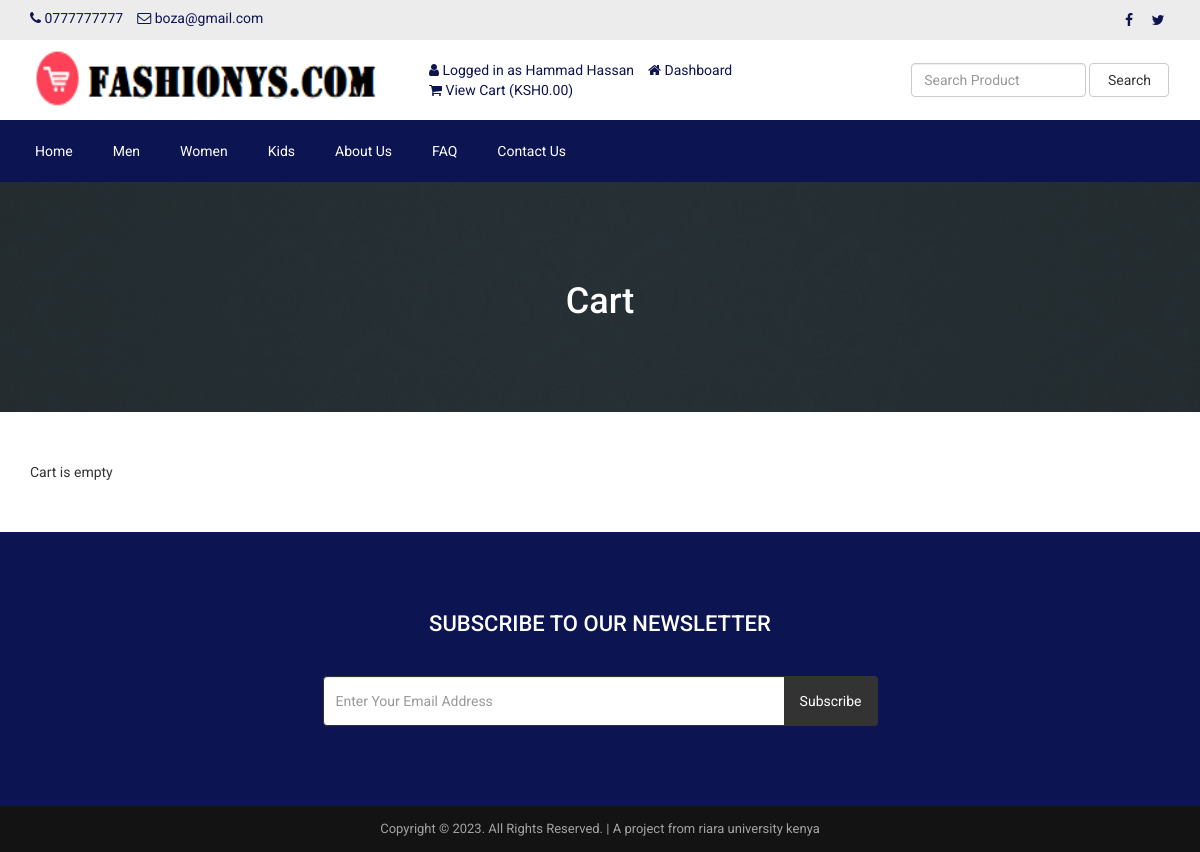
Screenshot of /cart.php (signed in) with the database file from the repository.
### tables this page shows
CREATE TABLE `tbl_settings` (
  `id` int NOT NULL,
  `logo` varchar(255) NOT NULL,
  `favicon` varchar(255) NOT NULL,
  `footer_about` text NOT NULL,
  `footer_copyright` text NOT NULL,
  `contact_address` text NOT NULL,
  `contact_email` varchar(255) NOT NULL,
  `contact_phone` varchar(255) NOT NULL,
  `contact_fax` varchar(255) NOT NULL,
  `contact_map_iframe` text NOT NULL,
  `receive_email` varchar(255) NOT NULL,
  `receive_email_subject` varchar(255) NOT NULL,
  `receive_email_thank_you_message` text NOT NULL,
  `forget_password_message` text NOT NULL,
  `total_recent_post_footer` int NOT NULL,
  `total_popular_post_footer` int NOT NULL,
  `total_recent_post_sidebar` int NOT NULL,
  `total_popular_post_sidebar` int NOT NULL,
  `total_featured_product_home` int NOT NULL,
  `total_latest_product_home` int NOT NULL,
  `total_popular_product_home` int NOT NULL,
  `meta_title_home` text NOT NULL,
  `meta_keyword_home` text NOT NULL,
  `meta_description_home` text NOT NULL,
  `banner_login` varchar(255) NOT NULL,
  `banner_registration` varchar(255) NOT NULL,
  `banner_forget_password` varchar(255) NOT NULL,
  `banner_reset_password` varchar(255) NOT NULL,
  `banner_search` varchar(255) NOT NULL,
  `banner_cart` varchar(255) NOT NULL,
  `banner_checkout` varchar(255) NOT NULL,
  `banner_product_category` varchar(255) NOT NULL,
  `banner_blog` varchar(255) NOT NULL,
  `cta_title` varchar(255) NOT NULL,
  `cta_content` text NOT NULL,
  `cta_read_more_text` varchar(255) NOT NULL,
  `cta_read_more_url` varchar(255) NOT NULL,
  `cta_photo` varchar(255) NOT NULL,
  `featured_product_title` varchar(255) NOT NULL,
  `featured_product_subtitle` varchar(255) NOT NULL,
  `latest_product_title` varchar(255) NOT NULL,
  `latest_product_subtitle` varchar(255) NOT NULL,
  `popular_product_title` varchar(255) NOT NULL,
  `popular_product_subtitle` varchar(255) NOT NULL,
  `testimonial_title` varchar(255) NOT NULL,
  `testimonial_subtitle` varchar(255) NOT NULL,
  `testimonial_photo` varchar(255) NOT NULL,
  `blog_title` varchar(255) NOT NULL,
  `blog_subtitle` varchar(255) NOT NULL,
  `newsletter_text` text NOT NULL,
  `paypal_email` varchar(255) NOT NULL,
  `stripe_public_key` varchar(255) NOT NULL,
  `stripe_secret_key` varchar(255) NOT NULL,
  `bank_detail` text NOT NULL,
  `before_head` text NOT NULL,
  `after_body` text NOT NULL,
  `before_body` text NOT NULL,
  `home_service_on_off` int NOT NULL,
  `home_welcome_on_off` int NOT NULL,
  `home_featured_product_on_off` int NOT NULL,
  `home_latest_product_on_off` int NOT NULL,
  `home_popular_product_on_off` int NOT NULL,
  `home_testimonial_on_off` int NOT NULL,
  `home_blog_on_off` int NOT NULL,
  `newsletter_on_off` int NOT NULL,
  `ads_above_welcome_on_off` int NOT NULL,
  `ads_above_featured_product_on_off` int NOT NULL,
  `ads_above_latest_product_on_off` int NOT NULL,
  `ads_above_popular_product_on_off` int NOT NULL,
  `ads_above_testimonial_on_off` int NOT NULL,
  `ads_category_sidebar_on_off` int NOT NULL
);

CREATE TABLE `tbl_social` (
  `social_id` int NOT NULL,
  `social_name` varchar(30) NOT NULL,
  `social_url` varchar(255) NOT NULL,
  `social_icon` varchar(30) NOT NULL
);

CREATE TABLE `tbl_top_category` (
  `tcat_id` int NOT NULL,
  `tcat_name` varchar(255) NOT NULL,
  `show_on_menu` int NOT NULL
);

CREATE TABLE `tbl_page` (
  `id` int NOT NULL,
  `about_title` varchar(255) NOT NULL,
  `about_content` text NOT NULL,
  `about_banner` varchar(255) NOT NULL,
  `about_meta_title` varchar(255) NOT NULL,
  `about_meta_keyword` text NOT NULL,
  `about_meta_description` text NOT NULL,
  `faq_title` varchar(255) NOT NULL,
  `faq_banner` varchar(255) NOT NULL,
  `faq_meta_title` varchar(255) NOT NULL,
  `faq_meta_keyword` text NOT NULL,
  `faq_meta_description` text NOT NULL,
  `blog_title` varchar(255) NOT NULL,
  `blog_banner` varchar(255) NOT NULL,
  `blog_meta_title` varchar(255) NOT NULL,
  `blog_meta_keyword` text NOT NULL,
  `blog_meta_description` text NOT NULL,
  `contact_title` varchar(255) NOT NULL,
  `contact_banner` varchar(255) NOT NULL,
  `contact_meta_title` varchar(255) NOT NULL,
  `contact_meta_keyword` text NOT NULL,
  `contact_meta_description` text NOT NULL,
  `pgallery_title` varchar(255) NOT NULL,
  `pgallery_banner` varchar(255) NOT NULL,
  `pgallery_meta_title` varchar(255) NOT NULL,
  `pgallery_meta_keyword` text NOT NULL,
  `pgallery_meta_description` text NOT NULL,
  `vgallery_title` varchar(255) NOT NULL,
  `vgallery_banner` varchar(255) NOT NULL,
  `vgallery_meta_title` varchar(255) NOT NULL,
  `vgallery_meta_keyword` text NOT NULL,
  `vgallery_meta_description` text NOT NULL
);

### cart.php (the view, shortened to what this page needs)
<?php require_once('header.php'); ?>
<?php
$statement = $pdo->prepare("SELECT * FROM tbl_settings WHERE id=1");
$statement->execute();
$result = $statement->fetchAll(PDO::FETCH_ASSOC);
foreach ($result as $row) {
    $banner_cart = $row['banner_cart'];
}
?>
<div class="page-banner" style="background-image: url(assets/uploads/<?php echo $banner_cart; ?>)">
    <div class="overlay"></div>
    <div class="page-banner-inner">
        <h1><?php echo LANG_VALUE_18; ?></h1>
    </div>
</div>
<div class="page">
	<div class="container">
		<div class="row">
			<div class="col-md-12">
                <?php if(!isset($_SESSION['cart_p_id'])): ?>
                    <?php echo 'Cart is empty'; ?>
                <?php endif; ?>
			</div>
		</div>
	</div>
</div>
<?php require_once('footer.php'); ?>

### header.php (shortened to what this page needs)
<?php
include("admin/inc/config.php");
$statement = $pdo->prepare("SELECT * FROM tbl_settings WHERE id=1");
$statement->execute();
$result = $statement->fetchAll(PDO::FETCH_ASSOC);
foreach ($result as $row)
{
	$logo = $row['logo'];
	$contact_email = $row['contact_email'];
	$contact_phone = $row['contact_phone'];
}
?>
<!DOCTYPE html>
<html lang="en">
<head>
	<link rel="stylesheet" href="assets/css/bootstrap.min.css">
	<link rel="stylesheet" href="assets/css/font-awesome.min.css">
	<link rel="stylesheet" href="assets/css/owl.carousel.min.css">
	<link rel="stylesheet" href="assets/css/owl.theme.default.min.css">
	<link rel="stylesheet" href="assets/css/jquery.bxslider.min.css">
    <link rel="stylesheet" href="assets/css/magnific-popup.css">
    <link rel="stylesheet" href="assets/css/rating.css">
	<link rel="stylesheet" href="assets/css/spacing.css">
	<link rel="stylesheet" href="assets/css/bootstrap-touch-slider.css">
	<link rel="stylesheet" href="assets/css/animate.min.css">
	<link rel="stylesheet" href="assets/css/tree-menu.css">
	<link rel="stylesheet" href="assets/css/select2.min.css">
	<link rel="stylesheet" href="assets/css/main.css">
	<link rel="stylesheet" href="assets/css/responsive.css">
	<?php
	$statement = $pdo->prepare("SELECT * FROM tbl_page WHERE id=1");
	$statement->execute();
	$result = $statement->fetchAll(PDO::FETCH_ASSOC);
		?>
</head>
<body>
<div class="top">
	<div class="container">
		<div class="row">
			<div class="col-md-6 col-sm-6 col-xs-12">
				<div class="left">
					<ul>
						<li><i class="fa fa-phone"></i> <?php echo $contact_phone; ?></li>
						<li><i class="fa fa-envelope-o"></i> <?php echo $contact_email; ?></li>
					</ul>
				</div>
			</div>
			<div class="col-md-6 col-sm-6 col-xs-12">
				<div class="right">
					<ul>
						<?php
						$statement = $pdo->prepare("SELECT * FROM tbl_social");
						$statement->execute();
						$result = $statement->fetchAll(PDO::FETCH_ASSOC);
						foreach ($result as $row) {
							?>
							<?php if($row['social_url'] != ''): ?>
							<li><a href="<?php echo $row['social_url']; ?>"><i class="<?php echo $row['social_icon']; ?>"></i></a></li>
							<?php endif; ?>
							<?php
						}
						?>
					</ul>
				</div>
			</div>
		</div>
	</div>
</div>
<div class="header">
	<div class="container">
		<div class="row inner">
			<div class="col-md-4 logo">
				<a href="index.php"><img src="assets/uploads/<?php echo $logo; ?>" alt="logo image"></a>
			</div>
			<div class="col-md-5 right">
				<ul>
					<?php
					if(isset($_SESSION['customer'])) {
						?>
						<li><i class="fa fa-user"></i> <?php echo LANG_VALUE_13; ?> <?php echo $_SESSION['customer']['cust_name']; ?></li>
						<li><a href="dashboard.php"><i class="fa fa-home"></i> <?php echo LANG_VALUE_89; ?></a></li>
						<?php
					} else {
						?>
						<li><a href="login.php"><i class="fa fa-sign-in"></i> <?php echo LANG_VALUE_9; ?></a></li>
						<li><a href="registration.php"><i class="fa fa-user-plus"></i> <?php echo LANG_VALUE_15; ?></a></li>
						<?php
					}
					?>
					<li><a href="cart.php"><i class="fa fa-shopping-cart"></i> <?php echo LANG_VALUE_19; ?> (<?php echo LANG_VALUE_1; ?><?php
					if(isset($_SESSION['cart_p_id'])) {
						$table_total_price = 0;
						$i=0;
	                    foreach($_SESSION['cart_p_qty'] as $key => $value)
	                    {
	                        $i++;
	                        $arr_cart_p_qty[$i] = $value;
	                    }                    $i=0;
	                    foreach($_SESSION['cart_p_current_price'] as $key => $value)
	                    {
	                        $i++;
	                        $arr_cart_p_current_price[$i] = $value;
	                    }
	                    for($i=1;$i<=count($arr_cart_p_qty);$i++) {
	                    	$row_total_price = $arr_cart_p_current_price[$i]*$arr_cart_p_qty[$i];
	                        $table_total_price = $table_total_price + $row_total_price;
	                    }
						echo $table_total_price;
					} else {
						echo '0.00';
					}
					?>)</a></li>
				</ul>
			</div>
			<div class="col-md-3 search-area">
				<form class="navbar-form navbar-left" role="search" action="search-result.php" method="get">
					<div class="form-group">
						<input type="text" class="form-control search-top" placeholder="<?php echo LANG_VALUE_2; ?>" name="search_text">
					</div>
					<button type="submit" class="btn btn-default"><?php echo LANG_VALUE_3; ?></button>
				</form>
			</div>
		</div>
	</div>
</div>
<div class="nav">
	<div class="container">
		<div class="row">
			<div class="col-md-12 pl_0 pr_0">
				<div class="menu-container">
					<div class="menu">
						<ul>
							<li><a href="index.php">Home</a></li>
							<?php
							$statement = $pdo->prepare("SELECT * FROM tbl_top_category WHERE show_on_menu=1");
							$statement->execute();
							$result = $statement->fetchAll(PDO::FETCH_ASSOC);
							foreach ($result as $row) {
								?>
								<li><a href="product-category.php?id=<?php echo $row['tcat_id']; ?>&type=top-category"><?php echo $row['tcat_name']; ?></a>
								</li>
								<?php
							}
							?>
							<?php
							$statement = $pdo->prepare("SELECT * FROM tbl_page WHERE id=1");
							$statement->execute();
							$result = $statement->fetchAll(PDO::FETCH_ASSOC);
							foreach ($result as $row) {
								$about_title = $row['about_title'];
								$faq_title = $row['faq_title'];
								$contact_title = $row['contact_title'];
							}
							?>
							<li><a href="about.php"><?php echo $about_title; ?></a></li>
							<li><a href="faq.php"><?php echo $faq_title; ?></a></li>
							<li><a href="contact.php"><?php echo $contact_title; ?></a></li>
						</ul>
					</div>
				</div>
			</div>
		</div>
	</div>
</div>

### footer.php (shortened to what this page needs)
<?php
$statement = $pdo->prepare("SELECT * FROM tbl_settings WHERE id=1");
$statement->execute();
$result = $statement->fetchAll(PDO::FETCH_ASSOC);
foreach ($result as $row)
{
	$footer_copyright = $row['footer_copyright'];
    $newsletter_on_off = $row['newsletter_on_off'];
}
?>
<?php if($newsletter_on_off == 1): ?>
<section class="home-newsletter">
	<div class="container">
		<div class="row">
			<div class="col-md-6 col-md-offset-3">
				<div class="single">
				<form action="" method="post">
					<h2><?php echo LANG_VALUE_93; ?></h2>
					<div class="input-group">
			        	<input type="email" class="form-control" placeholder="<?php echo LANG_VALUE_95; ?>" name="email_subscribe">
			         	<span class="input-group-btn">
			         	<button class="btn btn-theme" type="submit" name="form_subscribe"><?php echo LANG_VALUE_92; ?></button>
			         	</span>
			        </div>
				</div>
			</div>
		</div>
	</div>
</section>
<?php endif; ?>
<div class="footer-bottom">
	<div class="container">
		<div class="row">
			<div class="col-md-12 copyright">
				<?php echo $footer_copyright; ?>
			</div>
		</div>
	</div>
</div>
</body>
</html>

### assets/css/main.css (style rules this page uses)
* { margin: 0; padding: 0; }
body { font-family: 'Roboto', sans-serif; font-size: 14px; }
h1, h2, h3, h4, h5, h6 { font-family: 'Roboto', sans-serif; }
a { text-decoration: none; }
.top { width: 100%; height: 40px; background: #ececec; }
.top .left { float: left; }
.top .left ul { padding-top: 8px; }
.top .left ul li { list-style-type: none; float: left; margin-right: 14px; color: #0d1452; }
.top .left ul li i { color: #0d1452; }
.top .right { float: right; }
.top .right ul { padding-top: 8px; }
.top .right ul li { list-style-type: none; float: left; margin-left: 5px; }
.top .right ul li a { color: #0d1452; width: 24px; height: 24px; line-height: 24px; text-align: center; border-radius: 50%; display: block; transition: all 0.4s ease; }
.header { width: 100%; height: auto; background: #fff; }
.header .inner { height: auto; display: table; }
.header .logo { float: none; display: table-cell; vertical-align: middle; }
.header .logo img { max-width: 100%; height: 80px; }
.header .navbar-form .form-control { width: 300px; }
.header .search-area { float: none; display: table-cell; vertical-align: middle; }
.header .search-area .form-group { width: calc(100% - 84px); }
.header .search-area button { width: 80px; }
.header .search-area form { width: 100%; }
.header .right { float: none; display: table-cell; vertical-align: middle; padding-right: 0; }
.header .right ul { float: right; margin-bottom: 0; }
.header .right ul li { list-style-type: none; float: left; margin-left: 14px; color: #0d1452; }
.header .right ul li a { color: #0d1452; }
.header .navbar-form .search-top { width: 100%; }
.nav { background: #0d1452; }
.menu-container { width: 100%; margin: 0 auto; background: #0d1452; }
.menu-dropdown-icon:before { content: "\f067"; font-family: "FontAwesome"; display: none; cursor: pointer; float: right; padding: 1.5em 2em; background: #fff; color: #333; }
.menu > ul { margin: 0 auto; width: 100%; list-style: none; padding: 0; position: relative; box-sizing: border-box; }
.menu > ul:before, .menu > ul:after { content: ""; display: table; }
.menu > ul:after { clear: both; }
.menu > ul > li { float: left; padding: 0; margin: 0; }
.menu > ul > li a { text-decoration: none; padding: 1.5em 20px; display: block; color: #fff; }
.footer-bottom { width: 100%; height: auto; background: #141314; padding: 14px 0; }
.footer-bottom .copyright { font-size: 13px; color: #a3a3a3; text-align: center; }
.page-banner { width: 100%; height: auto; background-repeat: no-repeat; background-position: center center; -webkit-background-size: cover; background-size: cover; position: relative; padding-top: 80px; padding-bottom: 80px; overflow: hidden; }
.page-banner .overlay { position: absolute; left: 0; top: 0; width: 100%; height: 100%; opacity: 0.7; background: #333; }
.page-banner h1 { color: #fff; text-align: center; z-index: 999; position: relative; }
.page { width: 100%; height: auto; padding-top: 50px; padding-bottom: 50px; }
.home-newsletter { padding: 80px 0; background: #0d1452; }
.home-newsletter .single { max-width: 650px; margin: 0 auto; text-align: center; position: relative; z-index: 2; }
.home-newsletter .single h2 { font-size: 22px; color: white; text-transform: uppercase; margin-bottom: 40px; margin-top: 0; }
.home-newsletter .single .form-control { height: 50px; border-color: #333; outline: none; }
.home-newsletter .single .btn { min-height: 50px; background: #333; color: #fff; padding-left: 15px; padding-right: 15px; }

### assets/css/responsive.css (style rules this page uses)
@media only screen and (min-width: 992px) { .header .inner { width: 100%; } }
@media only screen and (min-width: 992px) { .header .search-area { padding-right: 0; } }
@media only screen and (min-width: 992px) { .header .search-area form { padding-right: 0; } }
@media only screen and (min-width: 992px) { .header .container { padding-right: 0; } }

### rows the page displays
tbl_settings: contact_phone "0777777777", contact_email "boza@gmail.com", logo (picture), banner_cart (picture), footer_copyright "Copyright © 2023. All Rights Reserved. | A project from riara university kenya"
tbl_top_category: tcat_name "Men"
tbl_top_category: tcat_name "Women"
tbl_top_category: tcat_name "Kids"
tbl_page: about_title "About Us", faq_title "FAQ", contact_title "Contact Us"

### other values shown
LANG_VALUE_13 "Logged in as"
$_SESSION['customer']['cust_name'] "Hammad Hassan"
LANG_VALUE_89 "Dashboard"
LANG_VALUE_19 "View Cart"
LANG_VALUE_1 "KSH"
LANG_VALUE_3 "Search"
LANG_VALUE_18 "Cart"
LANG_VALUE_93 "SUBSCRIBE TO OUR NEWSLETTER"
LANG_VALUE_92 "Subscribe"
